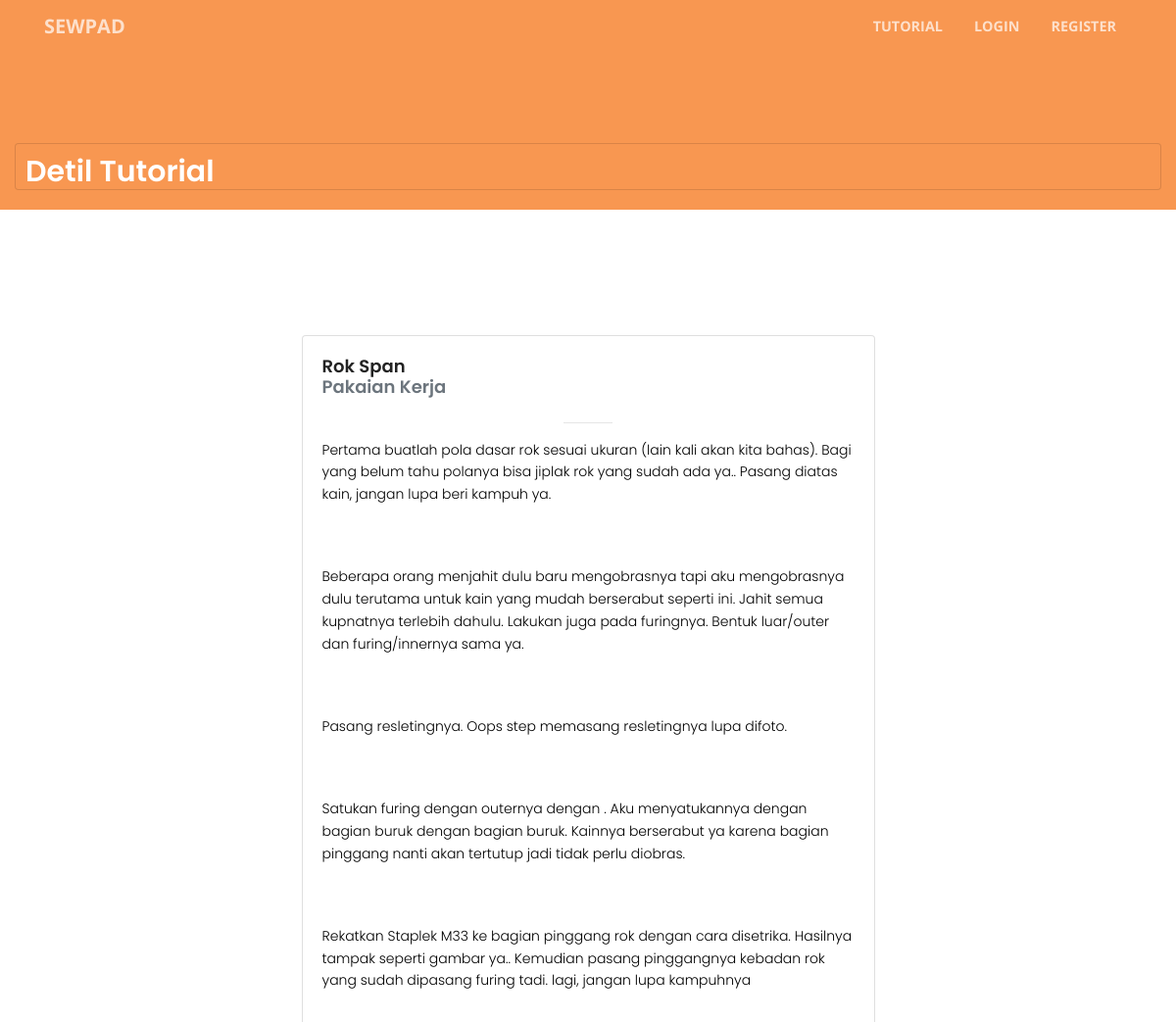
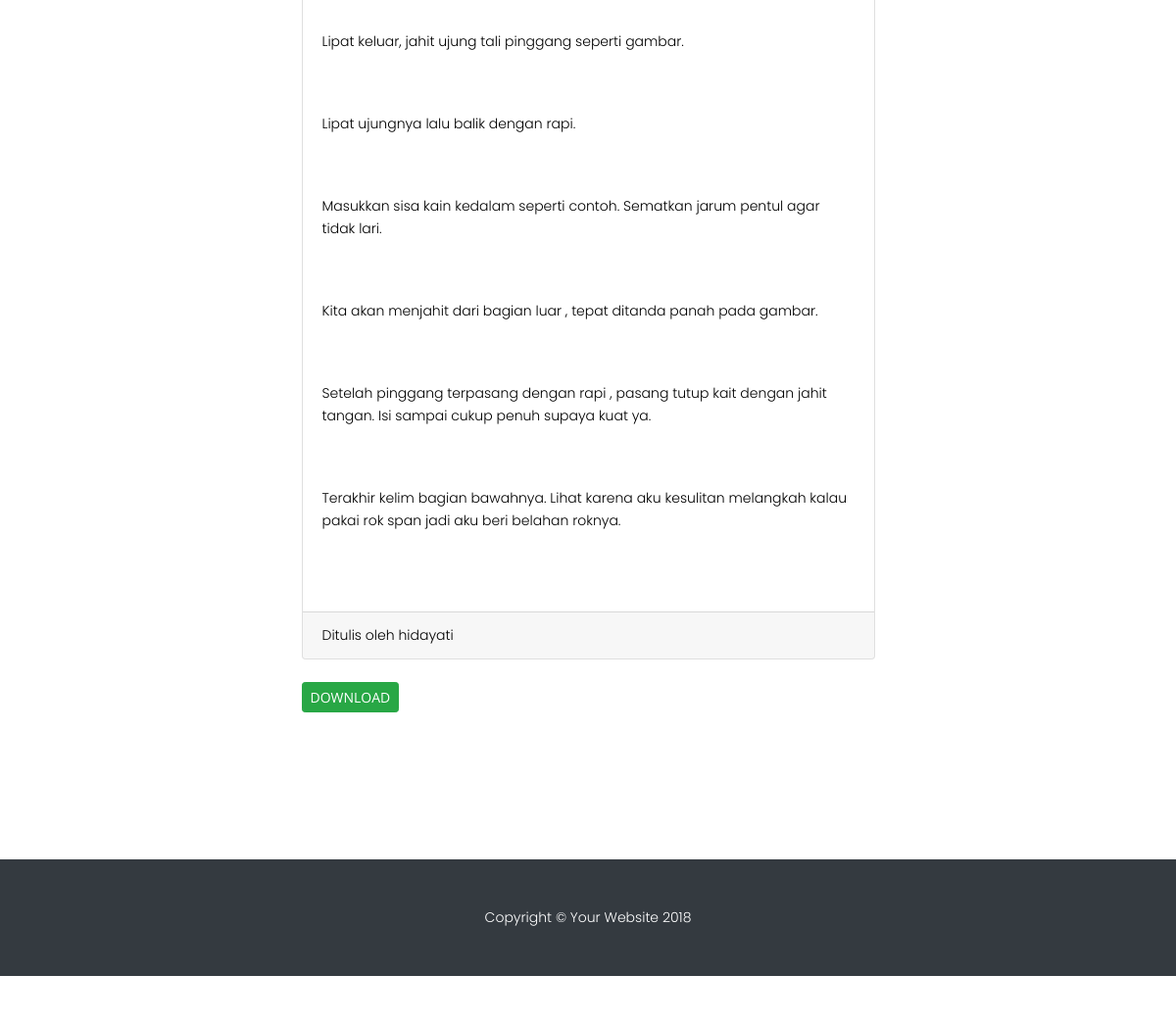
The app's page /show/showTutorial/13 with its own data (2 pictures, top to bottom).
### tables this page shows
CREATE TABLE `tutorial` (
  `idTutorial` int(11) UNSIGNED NOT NULL,
  `nama_tutorial` varchar(50) NOT NULL,
  `kat_id` int(11) UNSIGNED NOT NULL,
  `photo_hasil` varchar(100) NOT NULL,
  `idUser` int(11) UNSIGNED NOT NULL
);

CREATE TABLE `kategori_tutorial` (
  `idKat` int(11) UNSIGNED NOT NULL,
  `kategori` varchar(255) NOT NULL,
  `deskripsi` text NOT NULL
);

CREATE TABLE `step` (
  `idStep` int(11) UNSIGNED NOT NULL,
  `tutorial_id` int(11) UNSIGNED NOT NULL,
  `step` varchar(1000) DEFAULT NULL,
  `photo` varchar(255) DEFAULT NULL
);

CREATE TABLE `users` (
  `id` int(11) UNSIGNED NOT NULL,
  `username` varchar(100) DEFAULT NULL,
  `password` varchar(255) NOT NULL,
  `email` varchar(254) NOT NULL,
  `activation_code` varchar(40) DEFAULT NULL,
  `forgotten_password_code` varchar(40) DEFAULT NULL,
  `forgotten_password_time` int(11) UNSIGNED DEFAULT NULL,
  `remember_code` varchar(40) DEFAULT NULL,
  `last_login` int(11) UNSIGNED DEFAULT NULL,
  `active` tinyint(1) UNSIGNED DEFAULT NULL,
  `company` varchar(100) DEFAULT NULL,
  `photo` varchar(255) DEFAULT NULL
);

### application/controllers/Show.php (called while the page is built, shortened)
<?php
class Show extends CI_Controller {
    public function __construct()
    {
		$this->load->helper('url','form');
        $this->load->model('Tutorial_model');
		$this->load->library('pagination','form_validation');
    }
    public function showTutorial($idTutorial)
	{
        $session_data=$this->session->userdata('logged_in');
		$data['username']=$session_data['username'];
        $data['company']=$session_data['company'];
        $data['id']=$session_data['id'];
		$data['tutorial'] = $this->Tutorial_model->show($idTutorial);
		$data['step'] = $this->Tutorial_model->getStep($idTutorial);
		$this->load->view('tutorial/show', $data);
    }
}

### index.php (called while the page is built, shortened)
<?php
require_once BASEPATH.'core/CodeIgniter.php';

### application/models/Tutorial_model.php (called while the page is built, shortened)
<?php
class Tutorial_model extends CI_Model {
	public function getStep($id)
	{
		$this->db->where('tutorial_id',$id);
		$this->db->order_by('idStep', 'ASC');
		$query = $this->db->get('step');
		return $query->result_array();
	}
	public function show($id){
		$this->db->select("`t`.`idTutorial` AS `idTutorial`,`t`.`nama_tutorial` AS `nama_tutorial`,`kt`.`kategori` AS `kategori`,`t`.`photo_hasil` AS `photo_hasil`,`u`.`username` AS `username`");
                $this->db->where("((`t`.`kat_id` = `kt`.`idKat`) and (`t`.`idUser` = `u`.`id`)) and idTutorial = $id");
                $this->db->from("((`tutorial` `t` join `kategori_tutorial` `kt`) join `users` `u`)");
                $query = $this->db->get();
		return $query->row();
	}
}

### application/views/tutorial/show.php (the view, shortened to what this page needs)
<?php $this->load->view('layouts/base_start_member') ?>
<div class="container-fluid" style="background-color:  #f89751; padding-top: 100px;padding-bottom: 20px">
          <br><br>
          <div class="row">
            <div class="col-12">
              <div class="card" style="background-color: #f89751;padding-top: 10px; padding-left: 10px;box-shadow: 0 0px 0px rgba(0, 0, 0, 0);">
              <h2 class="text-white">Detil Tutorial&nbsp;</h2></div>
                </div>
              </div>
            </div>
<section id="body">
  <div class="container-fluid" style="padding: 0 0 150px 0; color: black">
    <div class="row justify-content-center">
      <div class="col-md-6">
        <div class="card">
          <div class="card-body">
            <h4><?php echo $tutorial->nama_tutorial; ?></php></h4>
            <h6 class="text-muted"><?php echo $tutorial->kategori; ?></h6>
            <hr>
            <?php if(count($step) > 0) { ?>
            <?php foreach($step as $item) { ?>
            <p><?php echo $item['step']; ?></p>
            <br>
            <br>
            <?php } ?>
            <?php } ?>
          </div>
          <div class="card-footer"><?php echo "Ditulis oleh " . $tutorial->username; ?></div>
        </div>
<br/>
<a href="<?php echo base_url(); ?>tutorial/download/<?php echo $tutorial->idTutorial; ?>" class="btn btn-success btn-sm">Download</a>
      </div>
    </div>
  </div>
  <?php $this->load->view('tutorial/layouts/base_end') ?>>

### application/views/layouts/base_start_member.php (shortened to what this page needs)
<!DOCTYPE html>
<html lang="en">
  <head>
    <link href="<?php echo base_url('assets/vendor/bootstrap/css/bootstrap.min.css');?>" rel="stylesheet">
    <link href="<?php echo base_url('assets/vendor/font-awesome/css/font-awesome.min.css');?>" rel="stylesheet" type="text/css">
    <link href="<?php echo base_url('assets/vendor/magnific-popup/magnific-popup.css');?>" rel="stylesheet">
    <link href="<?php echo base_url('assets/css/creative.min.css');?>" rel="stylesheet">
			<link rel="stylesheet" href="<?php echo base_url();?>assets/assets/css/bootstrap.css">
			<link rel="stylesheet" href="<?php echo base_url();?>assets/assets/css/animate.min.css">
			<link rel="stylesheet" href="<?php echo base_url();?>assets/assets/css/owl.carousel.css">
			<link rel="stylesheet" href="<?php echo base_url();?>assets/assets/css/main.css">
    <link rel="stylesheet" href="<?php echo base_url();?>assets/css/datatable/datatables.min.css">
  </head>
  <body id="page-top">
    <?php $this->load->view('layouts/headerMember') ?>

### application/views/layouts/headerMember.php (shortened to what this page needs)
<nav class="navbar navbar-expand-lg navbar-light fixed-top" id="mainNav">
  <div class="container">
  <?php if($username){ ?>
    <a class="navbar-brand js-scroll-trigger" href="<?php echo base_url('member') ?>">Sewpad</a>
    <?php }else{?>
      <a class="navbar-brand js-scroll-trigger" href="<?php echo base_url('home') ?>">Sewpad</a>
      <?php } ?>
    <div class="collapse navbar-collapse" id="navbarResponsive">
      <ul class="navbar-nav ml-auto">
        <li class="nav-item">
          <a class="nav-link js-scroll-trigger" href="<?php echo base_url('show') ?>">Tutorial</a>
        </li>
        <?php if($username){ ?>
            <li class="nav-item"><a class="nav-link js-scroll-trigger" href="<?php echo base_url('MemberDetail') ?>"><span class="fa fa-user"></span>&nbsp;<?php echo $username;?></a></li>
            <li class="nav-item"><a class="nav-link js-scroll-trigger" href="<?php echo base_url('Login/Logout');?>">Logout</a></li>
            <li class="nav-item"><a class="nav-link js-scroll-trigger" href="<?php echo site_url('tutorial/create') ?>"><span class="glyphicon glyphicon-pencil"></span>Tulis Tutorial</a></li>
        <?php }else{?>
          <li class="nav-item"><a class="nav-link js-scroll-trigger" href="<?php echo site_url('/Login');?>">Login</a></li>
          <li class="nav-item"><a class="nav-link js-scroll-trigger" href="<?php echo site_url('/Register');?>">Register</a></li>
        <?php } ?>
      </ul>
    </div>
  </div>
</nav>

### application/views/layouts/footer.php
<footer class="py-5 bg-dark">
    <div class="container">
        <p class="m-0 text-center text-white">Copyright &copy; Your Website 2018</p>
    </div>
</footer>

### application/views/tutorial/layouts/base_end.php (shortened to what this page needs)
    <?php $this->load->view('layouts/footer'); ?>
  </body>
</html>

### assets/assets/css/main.css (style rules this page uses)
body { color:#fff;font-family:"Poppins",sans-serif;font-size:14px;font-weight:300;line-height:1.625em;position:relative }
ol,ul { margin:0;padding:0;list-style:none }
a { -webkit-transition:all 0.3s ease 0s;-moz-transition:all 0.3s ease 0s;-o-transition:all 0.3s ease 0s;transition:all 0.3s ease 0s }
a,a:focus,a:hover { text-decoration:none;outline:0 }
h1,h2,h3,h4,h5,h6 { font-family:"Poppins",sans-serif;color:#222;line-height:1.2em !important;margin-bottom:0;margin-top:0;font-weight:600 }
h2,.h2 { font-size:30px }
h4,.h4 { font-size:18px }
h6,.h6 { font-size:14px;color:#222 }
.text-white { color:#fff }
.text-center { text-align:center }
h2 { font-size:30px }
h4 { font-size:18px }
h6 { font-size:14px }
h1,h2,h3,h4,h5,h6 { line-height:1.5em }
h6 { color:#fff;margin-bottom:25px;font-size:18px;font-weight:600 }

### records on screen
tutorial: nama_tutorial "Rok Span", kategori_tutorial.kategori "Pakaian Kerja", idUser.username "hidayati"
step: step "Pertama buatlah pola dasar rok sesuai ukuran (lain kali akan kita bahas). Bagi yang belum tahu polanya bisa jiplak rok yang sudah ada ya.. Pasang diatas kain, jangan lupa beri kampuh ya."
step: step "Beberapa orang menjahit dulu baru mengobrasnya tapi aku mengobrasnya dulu terutama untuk kain yang mudah berserabut seperti ini. Jahit semua kupnatnya terlebih dahulu. Lakukan juga pada furingnya. Bentuk luar/outer dan furing/innernya sama ya."
step: step "Pasang resletingnya. Oops step memasang resletingnya lupa difoto."
step: step "Satukan furing dengan outernya dengan . Aku menyatukannya dengan bagian buruk dengan bagian buruk. Kainnya berserabut ya karena bagian pinggang nanti akan tertutup jadi tidak perlu diobras."
step: step "Rekatkan Staplek M33 ke bagian pinggang rok dengan cara disetrika. Hasilnya tampak seperti gambar ya.. Kemudian pasang pinggangnya kebadan rok yang sudah dipasang furing tadi. lagi, jangan lupa kampuhnya"
step: step "Lipat keluar, jahit ujung tali pinggang seperti gambar."
step: step "Lipat ujungnya lalu balik dengan rapi."
step: step "Masukkan sisa kain kedalam seperti contoh. Sematkan jarum pentul agar tidak lari."
step: step "Kita akan menjahit dari bagian luar , tepat ditanda panah pada gambar."
step: step "Setelah pinggang terpasang dengan rapi , pasang tutup kait dengan jahit tangan. Isi sampai cukup penuh supaya kuat ya."
step: step "Terakhir kelim bagian bawahnya. Lihat karena aku kesulitan melangkah kalau pakai rok span jadi aku beri belahan roknya."
